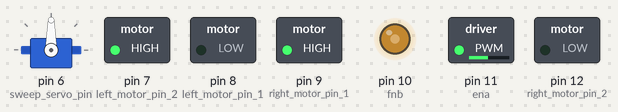
Recording of a sketch running on a simulated Arduino Nano, built with avr-gcc and run on an emulated ATmega328P. Parts: servo, switched loads named in the sketch (green lamp = pin HIGH), output pins drawn as LEDs (lit = HIGH).

Above: at 0.1 s.
Timing chart, 0 to 1.6 s (numbered marks = the images above):
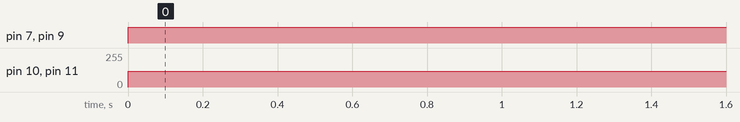

Measured:
- by itself, pin 7 (left_motor_pin_2), pin 9 (right_motor_pin_1): LOW → HIGH at 0.00 s
- by itself, pin 10 (fnb), pin 11 (ena): 0/255 → 120/255 at 0.00 s

The sketch:

electric_car_2026.ino
```cpp
/*
~~~~~~~~~~~~~~~~~~~~~~~~~~~~~~~~~~~~~~~~~~~~~~~~~~~~~~~~~~~~~~~~~~~~~~~~~~~~~~~~~~~~~~~~~~~~~~~~~~~~~~~~~~~~
~~~~~~~~~~~~~~~~~~~~~~~~~~~~~~~~~~~~~~~~~~~~~~~~~~~~~~~~~~~~~~~~~~~~~~~~~~~~~~~~~~~~~~~~~~~~~~~~~~~~~~~~~~~~
~~~~~~~~~~~~~~~~~~~~~~~~~~~~~~~~~~~~~~~~~~~~~~~~~~~~~~~~~~~~~~~~~~~~~~~~~~~~~~~~~~~~~~~~~~~~~~~~~~~~~~~~~~~~
Autonomous Electric Vehicle 4/23/26
This is a simple electric vehicle design that uses Arduino Nano, 9V batteries for board power as
well as 4AA batteries to power TT motors. The car avoids obstacles by using a ultrasonic sensor.
Use screw terminals to secure most wires to the board, as well as low profile jumpers for best organization.
~~~~~~~~~~~~~~~~~~~~~~~~~~~~~~~~~~~~~~~~~~~~~~~~~~~~~~~~~~~~~~~~~~~~~~~~~~~~~~~~~~~~~~~~~~~~~~~~~~~~~~~~~~~~
~~~~~~~~~~~~~~~~~~~~~~~~~~~~~~~~~~~~~~~~~~~~~~~~~~~~~~~~~~~~~~~~~~~~~~~~~~~~~~~~~~~~~~~~~~~~~~~~~~~~~~~~~~~~
~~~~~~~~~~~~~~~~~~~~~~~~~~~~~~~~~~~~~~~~~~~~~~~~~~~~~~~~~~~~~~~~~~~~~~~~~~~~~~~~~~~~~~~~~~~~~~~~~~~~~~~~~~~~
Pinout:

Arduino Nano:
GND -> Shared GND
D2 -> Button Left Pin
D3 -> Ultrasonic Trig
D4 -> Ultrasonic Echo
D5 ->
D6 ->
D7 ->  Motor Controller IN2
D8 -> Motor Controller IN1
D9 -> Motor Controller IN4
D10 -> Motor Controller (ENA)
D11 ->  Motor Controller FNB (ENB)
D12 -> Motor Controller IN3
5V -> Ultrasonic VCC
Vin -> 9V Battery Screw Terminal V

9V Battery:
GND -> Shared GND

AA Battery:
V (Via Screw Terminal) -> Motor Controller +12V
GND -> Shared GND

Motor Controller:
GND -> Shared GND

Ultrasonic Sensor:
GND -> Shared GND

Button:
Signal Pin bottom left -> D2
Bottom Right Pin -> Shared GND
~~~~~~~~~~~~~~~~~~~~~~~~~~~~~~~~~~~~~~~~~~~~~~~~~~~~~~~~~~~~~~~~~~~~~~~~~~~~~~~~~~~~~~~~~~~~~~~~~~~~~~~~~~~~
*/
#include <Servo.h>

int button_pin = 2;
int last_button = HIGH;
int current_button = HIGH;
int state = 0;

int left_motor_pin_1 =  8;
int left_motor_pin_2 = 7;

int right_motor_pin_1 = 9;
int right_motor_pin_2 = 12;

int ena = 11;
int fnb = 10;

int trig_pin = 3;
int echo_pin = 4;
float duration, distance;

Servo sweep_servo;
int sweep_servo_pin = 6;

int servo_pos = 20;
int servo_direction = 1;
unsigned long last_servo_move = 0;
int servo_move_interval = 15;

void setup_pins(){
  sweep_servo.attach(sweep_servo_pin);
  pinMode(left_motor_pin_1, OUTPUT);
  pinMode(left_motor_pin_2, OUTPUT);
  pinMode(right_motor_pin_1, OUTPUT);
  pinMode(right_motor_pin_2, OUTPUT);
  pinMode(ena, OUTPUT);
  pinMode(fnb, OUTPUT);
  pinMode(button_pin, INPUT_PULLUP);
  pinMode(trig_pin, OUTPUT);
  pinMode(echo_pin, INPUT);
}

void setup(){
  Serial.begin(9600);
  setup_pins();
}

void on_button() {
  current_button = digitalRead(button_pin);
  if (last_button == HIGH && current_button == LOW) {
    state = !state;
    Serial.print("State: ");
    Serial.println(state);
    delay(200);  //prevents multiple toggles per press
  }
  last_button = current_button;
}

float read_distance(){
  digitalWrite(trig_pin, LOW);
  delayMicroseconds(2);
  digitalWrite(trig_pin, HIGH);
  delayMicroseconds(10);
  digitalWrite(trig_pin, LOW);
  duration = pulseIn(echo_pin, HIGH);
  distance = duration / 148.0; //converts to inches dividing duration by speed of sound (.0125 in/ micro second)
  Serial.print("Distance: ");
  Serial.println(distance);
  delay(100);
  return distance;
}


void run_motors(){
  analogWrite(ena, 120);
  analogWrite(fnb, 120);
  digitalWrite(left_motor_pin_1, LOW);
  digitalWrite(left_motor_pin_2, HIGH);
  digitalWrite(right_motor_pin_1, HIGH);
  digitalWrite(right_motor_pin_2, LOW);
}

void backup_motors(int duration){
  analogWrite(ena, 120);
  analogWrite(fnb, 120);
  digitalWrite(left_motor_pin_1, HIGH);
  digitalWrite(left_motor_pin_2, LOW);
  digitalWrite(right_motor_pin_1, LOW);
  digitalWrite(right_motor_pin_2, HIGH);
  delay(duration);
  analogWrite(ena, 0);
  analogWrite(fnb, 0);
  digitalWrite(left_motor_pin_1, LOW);
  digitalWrite(left_motor_pin_2, LOW);
  digitalWrite(right_motor_pin_1, LOW);
  digitalWrite(right_motor_pin_2, LOW);
}

void stop_motors(){
  analogWrite(ena, 0);
  analogWrite(fnb, 0);
  digitalWrite(left_motor_pin_1, LOW);
  digitalWrite(left_motor_pin_2, LOW);
  digitalWrite(right_motor_pin_1, LOW);
  digitalWrite(right_motor_pin_2, LOW);
}

void turn_motors(int time){
  analogWrite(ena, 120);
  analogWrite(fnb, 120);
  digitalWrite(left_motor_pin_1, LOW);
  digitalWrite(left_motor_pin_2, HIGH);
  digitalWrite(right_motor_pin_1, LOW);
  digitalWrite(right_motor_pin_2, HIGH);
  delay(time);

}
//NEEDS TO BE CORRECTED TO USE WITH A BLUE MICRO SERVO THAT 180 DEGREES.
void sweep_servo_motor(){

  if (millis() - last_servo_move >= servo_move_interval) {
    last_servo_move = millis();

    servo_pos += servo_direction;

    if (servo_pos >= 140 || servo_pos <= 20) {
      servo_direction *= -1;
    }

    sweep_servo.write(servo_pos);
  }
}

void loop(){
//   sweep_servo_motor(); //this cannot stay here ,results in looping
//   float car_distance = read_distance();
//   on_button();
//   if (state == 0) {
//     stop_motors();
//   } else if (car_distance > 10.0) {
//       run_motors();
//   } else {
//       stop_motors();
//       backup_motors(1000);
//       turn_motors(300);
// }
  run_motors();
}
```
